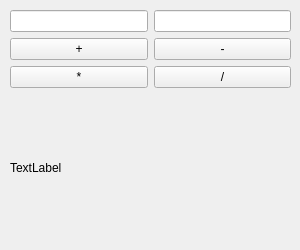
<?xml version="1.0" encoding="UTF-8"?>
<ui version="4.0">
 <class>Form</class>
 <widget class="QWidget" name="Form">
  <property name="geometry">
   <rect>
    <x>0</x>
    <y>0</y>
    <width>300</width>
    <height>250</height>
   </rect>
  </property>
  <property name="windowTitle">
   <string>Form</string>
  </property>
  <widget class="QWidget" name="verticalLayoutWidget">
   <property name="geometry">
    <rect>
     <x>10</x>
     <y>10</y>
     <width>281</width>
     <height>231</height>
    </rect>
   </property>
   <layout class="QVBoxLayout" name="verticalLayout">
    <item>
     <layout class="QHBoxLayout" name="horizontalLayout">
      <item>
       <widget class="QLineEdit" name="lineEdit"/>
      </item>
      <item>
       <widget class="QLineEdit" name="lineEdit_2"/>
      </item>
     </layout>
    </item>
    <item>
     <layout class="QGridLayout" name="gridLayout">
      <item row="1" column="1">
       <widget class="QPushButton" name="pushButton_4">
        <property name="text">
         <string>/</string>
        </property>
       </widget>
      </item>
      <item row="1" column="0">
       <widget class="QPushButton" name="pushButton_3">
        <property name="text">
         <string>*</string>
        </property>
       </widget>
      </item>
      <item row="0" column="1">
       <widget class="QPushButton" name="pushButton_2">
        <property name="text">
         <string>-</string>
        </property>
       </widget>
      </item>
      <item row="0" column="0">
       <widget class="QPushButton" name="pushButton">
        <property name="text">
         <string>+</string>
        </property>
       </widget>
      </item>
     </layout>
    </item>
    <item>
     <widget class="QLabel" name="label">
      <property name="text">
       <string>TextLabel</string>
      </property>
     </widget>
    </item>
   </layout>
  </widget>
 </widget>
 <resources/>
 <connections/>
</ui>
